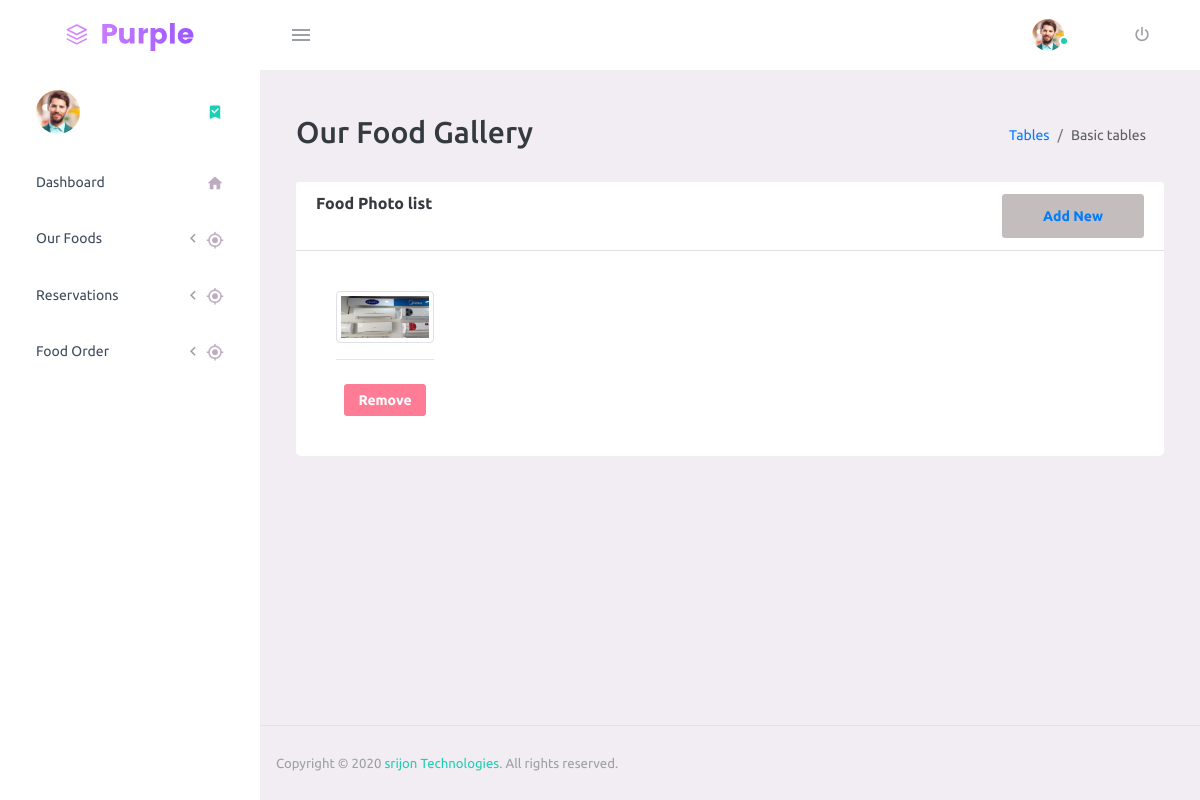
The app's page /admin/alternate_foodgall.php (signed in), older data.
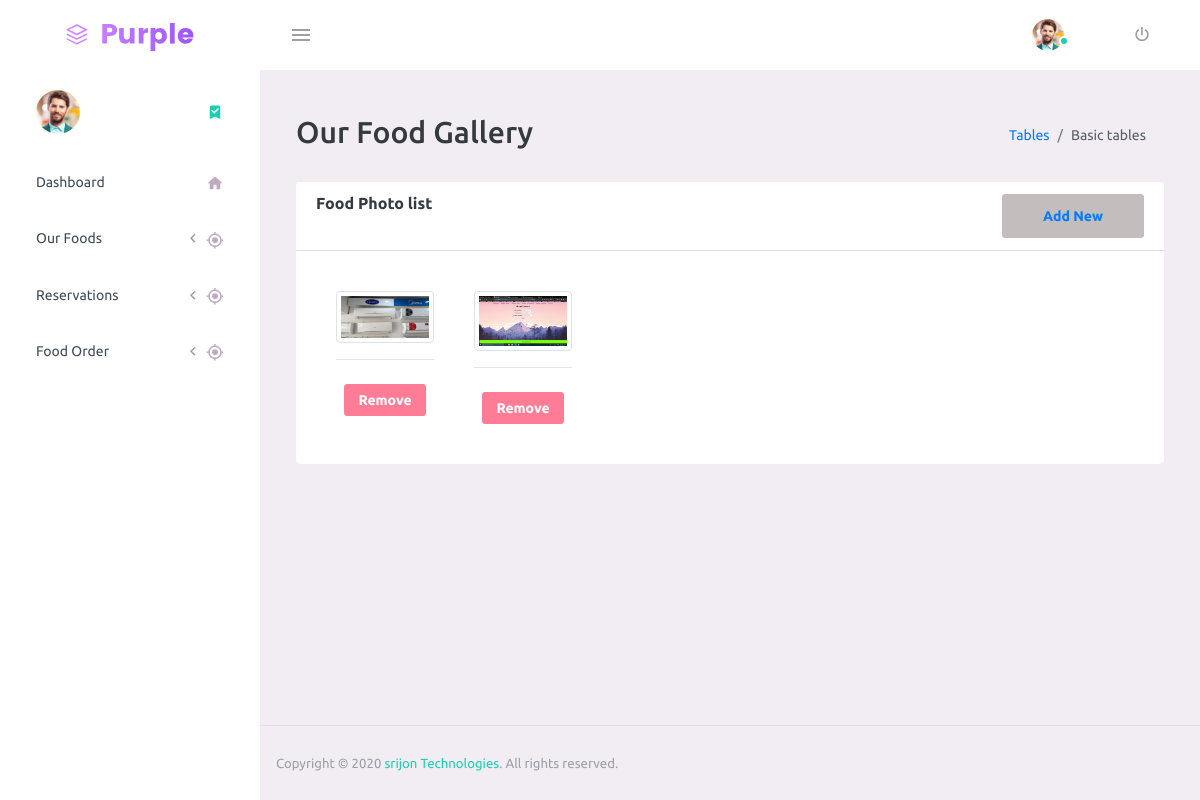
The same page, newer data.
### tables this page shows
CREATE TABLE `foodgallery` (
  `id` int(11) NOT NULL,
  `name` text NOT NULL,
  `image` longtext NOT NULL,
  `category` varchar(255) NOT NULL,
  `price` varchar(255) NOT NULL
);

### admin/alternate_foodgall.php (the view, shortened to what this page needs)
<!DOCTYPE html>
<html lang="en">
<head>
    <link rel="stylesheet" href="vendors/mdi/css/materialdesignicons.min.css">
    <link rel="stylesheet" href="vendors/css/vendor.bundle.base.css">
    <link rel="stylesheet" href="css/style.css">
</head>
<body>
    <div class="container-scroller">
        <?php
        include("include/header.php");
        ?>
        <div class="container-fluid page-body-wrapper">
            <?php
          include("Include/sidebar.php");
          ?>
            <div class="main-panel">
                <div class="content-wrapper">
                    <div class="page-header">
                        <h2> Our Food Gallery </h2>
                        <nav aria-label="breadcrumb">
                            <ol class="breadcrumb">
                                <li class="breadcrumb-item"><a href="#">Tables</a></li>
                                <li class="breadcrumb-item active" aria-current="page">Basic tables</li>
                            </ol>
                        </nav>
                    </div>
                    <div class="row ">
                        <div class="col-md-12 mb-4">
                            <div class="card">
                                <div class="card-header bg-white font-weight-bold">
                                    Food Photo list
                                    <button type="submit" class="btn btn-secondary float-right customs-btn-bd"
                                        data-toggle="modal" data-target="#foodCategory">
                                        <a href="creategallery.php"> Add New </a>
                                    </button>
                                </div>
                                <div class="card-body ">
                                    <div class="row">
                                            <?php
                                        require_once "include/config.php";
                                        $sql = "SELECT * FROM foodgallery";
                                        if($result = mysqli_query($link,$sql));
                                             if(mysqli_num_rows($result)>0){
                                                while($row=mysqli_fetch_array($result)){
                                                echo "<tr>";
                                                echo "<div class='col-md-2 text-center'>";
                                                echo "<img src='images/".$row['image']."' class='img-thumbnail' width='200' height='200'>";
                                                echo "<hr>";
                                                echo  "<a href='deleteimage.php?id=". $row['id'] ."'
                                                class='btn btn-danger btn-sm btn-square mt-2' onclick='return confirm('Are you sure ?')'>Remove</a>";
                                                echo "</div>";
                                                echo "</tr>";
                                            }
                                            }
                                      ?>
                                    </div>
                                </div>
                            </div>
                        </div>
                    </div>
                </div>
                <?php
            include("Include/footer.php");
            ?>
            </div>
        </div>
    </div>
</body>
</html>

Row changes from the older to the newer data that the page shows:
added foodgallery: image (picture)
